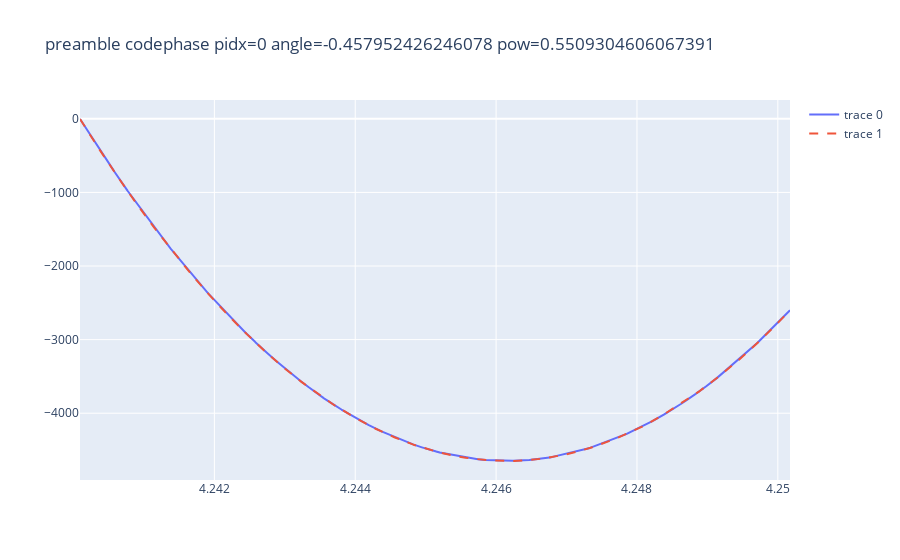
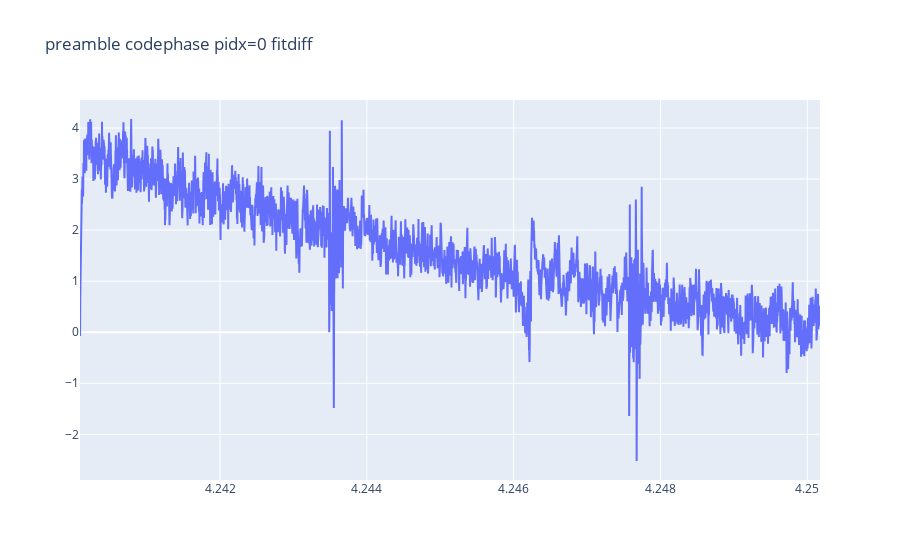
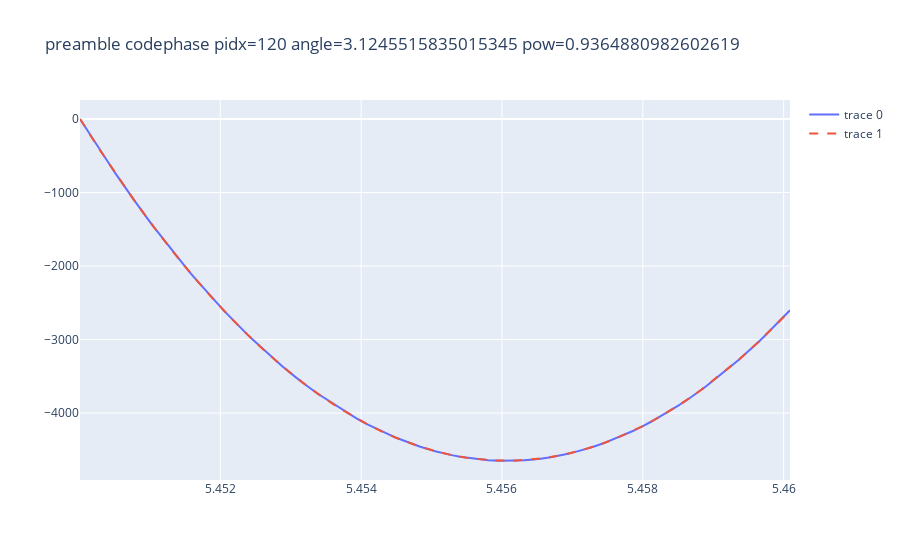
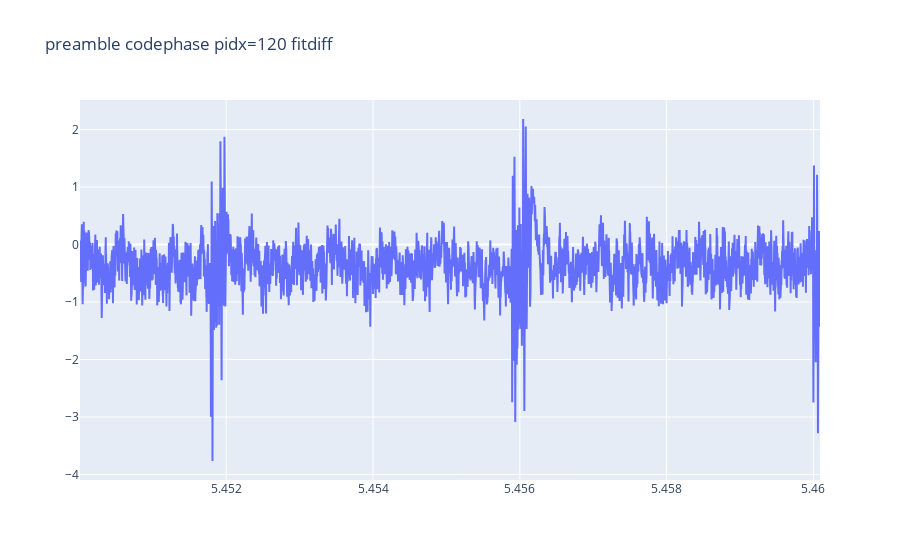

Notebook code for these charts, in order:
### Markdown cell above
### Decode_core

- compute phases and power of 240 preambles

### Code cell
codephase = []
powers = []

# preamble codephase and powers
for pidx in range(Config.preamble_len):
    x1 = ceil(xp.polyval(coeff_time, pidx) * Config.fs)
    x2 = ceil(xp.polyval(coeff_time, pidx + 1) * Config.fs)
    nsymbr = xp.arange(x1, x2)
    tsymbr = nsymbr / Config.fs
    sig = reader.get(x1, x2 - x1)
    res = sig.dot(xp.exp(-1j * xp.polyval(coeffitlist[pidx], tsymbr)))
    codephase.append(xp.angle(res).item())
    powers.append(xp.abs(res).item() / xp.sum(xp.abs(sig)).item())
    if pidx in [0, 120, Config.preamble_len - 1]:
        coeffitlist_comp = coeffitlist[pidx].copy()
        coeffitlist_comp[2] += xp.angle(sig[0]) - xp.polyval(coeffitlist[pidx], tsymbr[0])
        pltfig(((tsymbr, xp.unwrap(xp.angle(sig))), (tsymbr, xp.polyval(coeffitlist_comp, tsymbr))), title=f"preamble codephase {pidx=} angle={xp.angle(res)} pow={xp.abs(res)/xp.sum(xp.abs(sig))}").show()
        pltfig1(tsymbr, xp.unwrap(xp.angle(sig)) - xp.polyval(coeffitlist_comp, tsymbr), title=f"preamble codephase {pidx=} fitdiff").show()
pltfig1(None, xp.unwrap(codephase), title="unwrap phase").show()
pltfig1(None, powers, title="normalized power").show()

### Figure 1 — Plotly figure (JSON) as saved in the notebook; plotly's stock layout.template omitted (floating-point values rounded to 4 significant figures; data arrays with more than 128 entries replaced by an {"elided": "..."} marker saying what was removed)
{"data": [{"mode": "lines", "type": "scatter", "x": {"elided": "10082 float values"}, "y": {"elided": "10082 float values"}}, {"line": {"dash": "dash"}, "mode": "lines", "type": "scatter", "x": {"elided": "10082 float values"}, "y": {"elided": "10082 float values"}}], "layout": {"title": {"text": "preamble codephase pidx=0 angle=-0.457952426246078 pow=0.5509304606067391"}}}

### Figure 2 — Plotly figure (JSON) as saved in the notebook; plotly's stock layout.template omitted (floating-point values rounded to 4 significant figures; data arrays with more than 128 entries replaced by an {"elided": "..."} marker saying what was removed)
{"data": [{"mode": "lines", "type": "scatter", "x": {"elided": "10082 float values"}, "y": {"elided": "10082 float values"}}], "layout": {"title": {"text": "preamble codephase pidx=0 fitdiff"}}}

### Figure 3 — Plotly figure (JSON) as saved in the notebook; plotly's stock layout.template omitted (floating-point values rounded to 4 significant figures; data arrays with more than 128 entries replaced by an {"elided": "..."} marker saying what was removed)
{"data": [{"mode": "lines", "type": "scatter", "x": {"elided": "10083 float values"}, "y": {"elided": "10083 float values"}}, {"line": {"dash": "dash"}, "mode": "lines", "type": "scatter", "x": {"elided": "10083 float values"}, "y": {"elided": "10083 float values"}}], "layout": {"title": {"text": "preamble codephase pidx=120 angle=3.1245515835015345 pow=0.9364880982602619"}}}

### Figure 4 — Plotly figure (JSON) as saved in the notebook; plotly's stock layout.template omitted (floating-point values rounded to 4 significant figures; data arrays with more than 128 entries replaced by an {"elided": "..."} marker saying what was removed)
{"data": [{"mode": "lines", "type": "scatter", "x": {"elided": "10083 float values"}, "y": {"elided": "10083 float values"}}], "layout": {"title": {"text": "preamble codephase pidx=120 fitdiff"}}}
